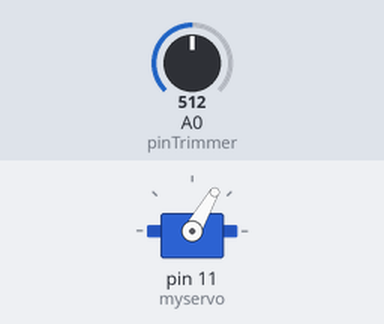
The sketch below on a simulated Arduino Uno, built with avr-gcc and run on an emulated ATmega328P. Parts: servo. Inputs (shaded band) come from the test bench; at power-on: A0 (pinTrimmer) = 512.

Above: at 1.2 s.
1.3 s: A0 (pinTrimmer) set to 716
At 1.8 s:
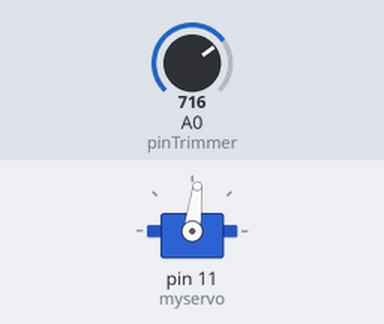
2.8 s: A0 (pinTrimmer) set to 900
At 4.0 s:
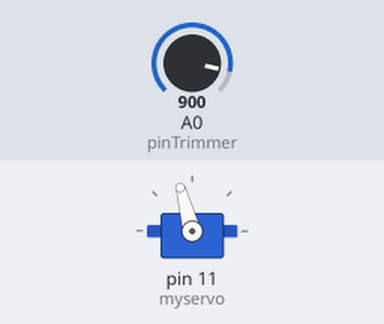
4.3 s: A0 (pinTrimmer) set to 1023
At 5.0 s:
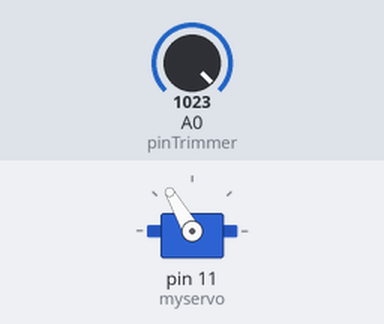
5.8 s: A0 (pinTrimmer) set to 511
At 6.1 s:
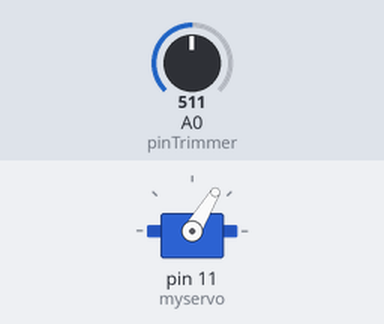
7.3 s: A0 (pinTrimmer) set to 306
At 8.3 s:
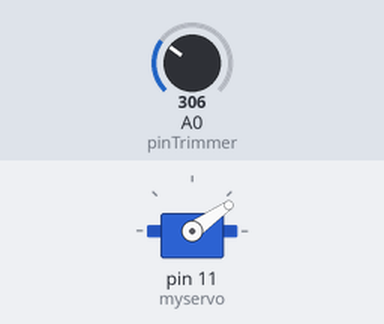
Timing chart, 0 to 9.8 s (numbered marks = the images above; inputs shaded):
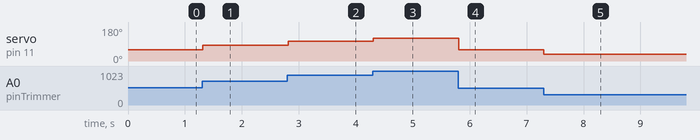

Measured:
- after the input at 1.3 s, servo on pin 11 (myservo): 60° → 83° at once
- after the input at 2.8 s, servo on pin 11 (myservo): 83° → 105° at once
- after the input at 4.3 s, servo on pin 11 (myservo): 105° → 120° at once
- after the input at 5.8 s, servo on pin 11 (myservo): 120° → 59° at once
- after the input at 7.3 s, servo on pin 11 (myservo): 59° → 35° at once

The sketch:

sketch42.ino
```cpp
/* Prof. Michele Maffucci
   18.04.2014

   Controllo rotazione servo con trimmer

   Utilizzo di un servomotore
   Modello: SM-S2309S da 9.9g
   Angolo di rotazione: +/- 60 gradi
   Momento torcente a 4,8 V: 1.1 kg-cm
   Momento torcente a 6 V: 1.3 kg-cm

*/

#include <Servo.h>

Servo myservo;  // crea un oggetto Servo

int pinTrimmer = 0;  // pin analogico a cui viene connesso il trimmer
int valore;          // variabile usata per memorizzare il valore di ingresso

void setup()
{
  myservo.attach(11);  // collegamento del servo sul pin 11
}

void loop()
{
  valore = analogRead(pinTrimmer);        // legge il valore dl trimmer
  valore = map(valore, 0, 1023, 0, 120);  // cambiamento di coordinate per poter essere usato con il servo
  myservo.write(valore);                  // la posizione viene impostata sul valore scalato
  delay(20);                              // attesa per permettere al server di raggoingere la posizione
}
```
